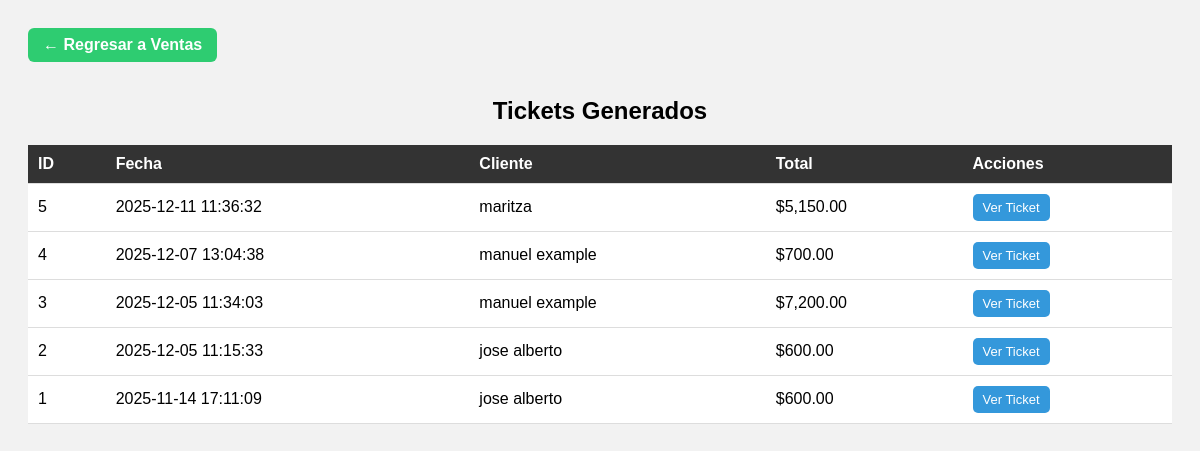
The page /lista_tickets.php on the database its author committed.
### tables this page shows
CREATE TABLE `ventas` (
  `id` int(11) NOT NULL,
  `cliente_id` int(11) NOT NULL,
  `fecha` datetime DEFAULT current_timestamp(),
  `metodo_pago` varchar(50) NOT NULL,
  `total` decimal(12,2) NOT NULL,
  `usuario` varchar(100) DEFAULT NULL,
  `monto_recibido` decimal(10,2) DEFAULT NULL,
  `cambio` decimal(10,2) DEFAULT NULL,
  `banco_tarjeta` varchar(100) DEFAULT NULL,
  `ultimos4` varchar(4) DEFAULT NULL,
  `tipo_tarjeta` varchar(20) DEFAULT NULL,
  `autorizacion` varchar(50) DEFAULT NULL,
  `banco_transf` varchar(100) DEFAULT NULL,
  `n_operacion` varchar(100) DEFAULT NULL,
  `fecha_transf` datetime DEFAULT NULL,
  `pago_cliente` decimal(10,2) DEFAULT NULL
);

CREATE TABLE `clientes` (
  `id` int(11) NOT NULL,
  `nombre` varchar(100) NOT NULL,
  `telefono` varchar(20) DEFAULT NULL,
  `email` varchar(100) DEFAULT NULL,
  `direccion` varchar(200) DEFAULT NULL,
  `observacion` varchar(150) NOT NULL,
  `fecha_registro` timestamp NOT NULL DEFAULT current_timestamp()
);

### lista_tickets.php (the view, shortened to what this page needs)
<?php
require __DIR__ . "/db.php";
$sql = "SELECT v.id, v.fecha, v.total, c.nombre AS cliente
        FROM ventas v
        LEFT JOIN clientes c ON v.cliente_id = c.id
        ORDER BY v.id DESC";
$result = $conn->query($sql);
?>
<!DOCTYPE html>
<html lang="es">
<head>
</head>
<body>
<a href="ventas.php" class="btn-back">← Regresar a Ventas</a>
<h2>Tickets Generados</h2>
<table>
<thead>
<tr>
    <th>ID</th>
    <th>Fecha</th>
    <th>Cliente</th>
    <th>Total</th>
    <th>Acciones</th>
</tr>
</thead>
<tbody>
<?php while ($row = $result->fetch_assoc()): ?>
<tr>
    <td><?= $row['id'] ?></td>
    <td><?= $row['fecha'] ?></td>
    <td><?= htmlspecialchars($row['cliente']) ?></td>
    <td>$<?= number_format($row['total'], 2) ?></td>
    <td>
        <a class="btn" href="ticket.php?id=<?= $row['id'] ?>" target="_blank">Ver Ticket</a>
    </td>
</tr>
<?php endwhile; ?>
</tbody>
</table>
</body>
</html>

### lista_tickets.php (style rules this page uses)
body { font-family: Arial, sans-serif; background: #f2f2f2; padding: 20px; }
h2 { text-align: center; }
table { width: 100%; border-collapse: collapse; background: white; }
th, td { padding: 10px; border-bottom: 1px solid #ddd; text-align: left; }
th { background: #333; color: white; }
.btn { display: inline-block; padding: 6px 10px; background: #3498db; color: white; text-decoration: none; border-radius: 5px; font-size: 13px; }
.btn-back { display: inline-block; padding: 8px 15px; background: #2ecc71; color: white; text-decoration: none; border-radius: 6px; font-weight: bold; margin-bottom: 15px; }

### rows shown on the page
ventas: id "5", fecha "2025-12-11 11:36:32", cliente.nombre "maritza", total "5,150.00"
ventas: id "4", fecha "2025-12-07 13:04:38", cliente.nombre "manuel example", total "700.00"
ventas: id "3", fecha "2025-12-05 11:34:03", cliente.nombre "manuel example", total "7,200.00"
ventas: id "2", fecha "2025-12-05 11:15:33", cliente.nombre "jose alberto", total "600.00"
ventas: id "1", fecha "2025-11-14 17:11:09", cliente.nombre "jose alberto", total "600.00"
